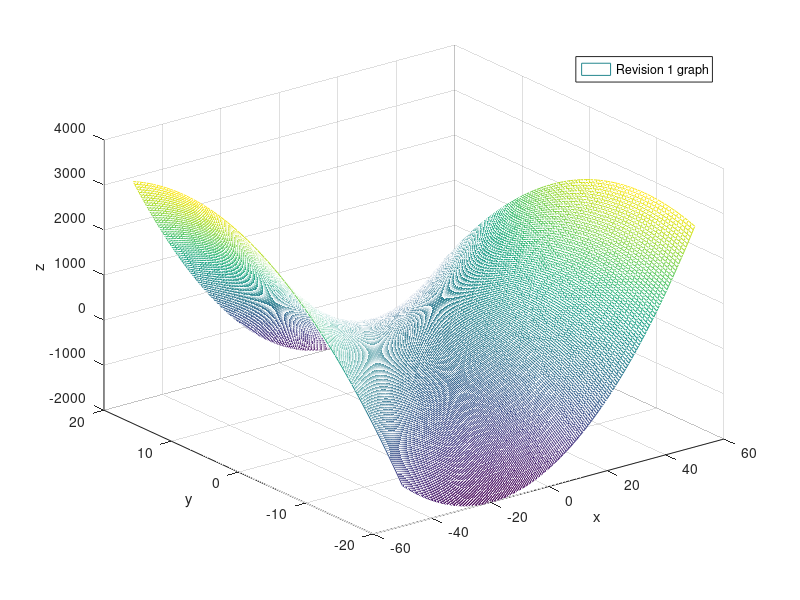

Recreate this plot in MATLAB.
x=-50:0.5:50;
y=-20:0.5:20;
[X, Y] = meshgrid(x,y);
Z = X.^2 -2.*X.*Y -4.*(Y.^2);
mesh(X,Y,Z)
xlabel('x'), ylabel('y'), zlabel('z')
legend('Revision 1 graph')
grid on